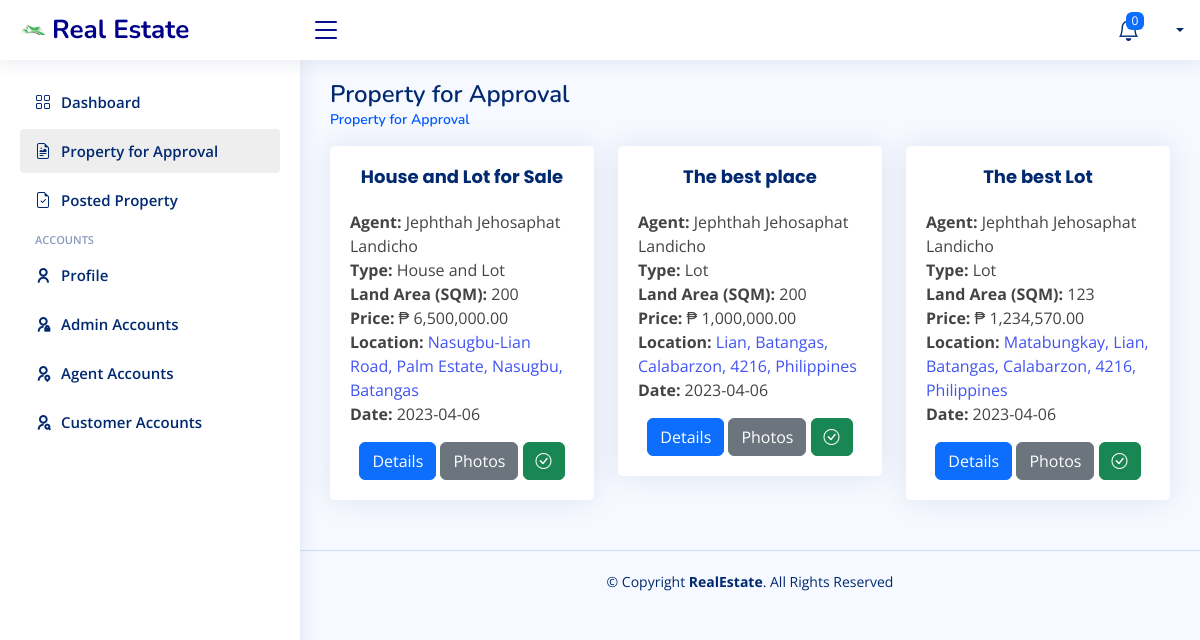
Page /Admin/approval.php (signed in) on the earlier database version.
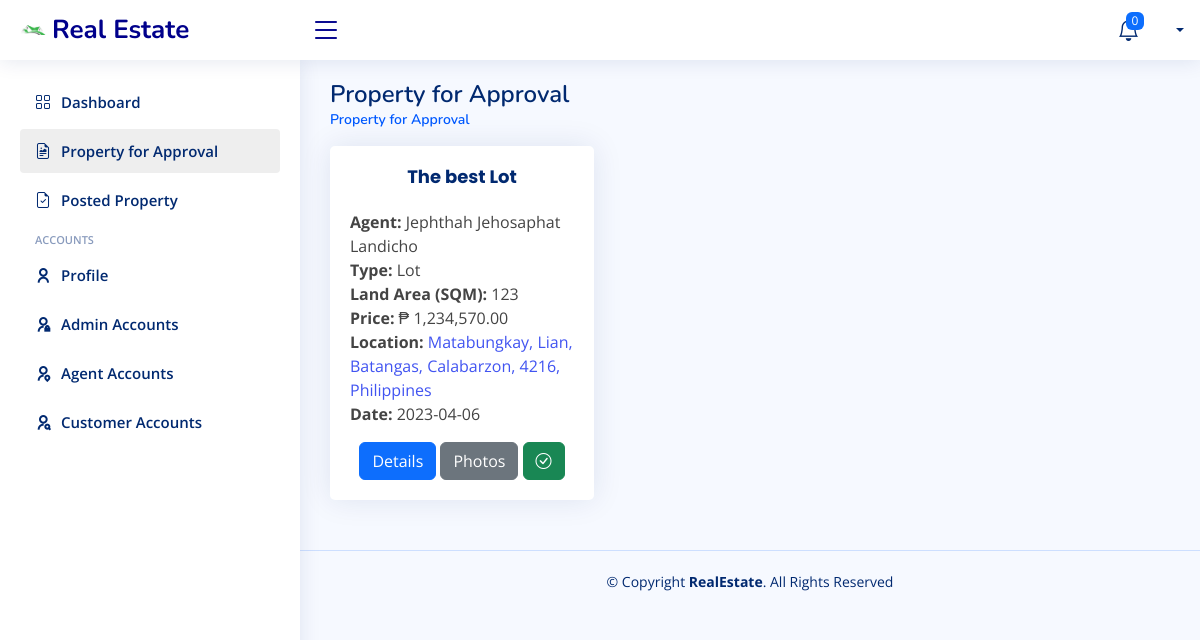
Same page on the later database version.
### tables this page shows
CREATE TABLE `seller_property` (
  `id` varchar(150) NOT NULL,
  `title` varchar(150) NOT NULL,
  `more_info` text NOT NULL,
  `price` float NOT NULL,
  `sqm` float NOT NULL,
  `type` varchar(50) NOT NULL,
  `approved` varchar(5) NOT NULL,
  `status` varchar(10) NOT NULL,
  `seller_id` int(11) NOT NULL,
  `latitude` varchar(150) NOT NULL,
  `longitude` varchar(150) NOT NULL,
  `location` varchar(150) NOT NULL,
  `bedroom` int(11) NOT NULL,
  `garages` int(11) NOT NULL,
  `cr` int(11) NOT NULL,
  `image` text NOT NULL,
  `date` date NOT NULL,
  `floor_sqm` float NOT NULL
);

CREATE TABLE `seller_login` (
  `id` int(11) NOT NULL,
  `name` varchar(100) NOT NULL,
  `username` varchar(100) NOT NULL,
  `email` varchar(100) NOT NULL,
  `password` varchar(100) NOT NULL,
  `address` varchar(100) NOT NULL,
  `contact_num` varchar(20) NOT NULL,
  `image` text NOT NULL,
  `verified` int(11) NOT NULL,
  `code` int(11) NOT NULL
);

### Admin/approval.php (the view, shortened to what this page needs)
<?php include 'header.php';
global $con;
$sql = "SELECT seller_property.id, `title`, sl.name AS Name, `more_info`, `price`, `sqm`, `type`, `latitude`, `longitude`, `location`, `bedroom`, `garages`, `cr`, seller_property.image,`date`,`floor_sqm`,seller_property.seller_id FROM `seller_property`
INNER JOIN `seller_login` AS sl ON seller_property.seller_id = sl.id
WHERE approved='No' ORDER BY date DESC";
$result = $con->query($sql);
?>
<link rel="stylesheet" href="https://unpkg.com/leaflet@1.9.3/dist/leaflet.css"
 />
<main id="main" class="main">
    <div class="pagetitle">
        <h1>Property for Approval</h1>
        <nav>
            <ol class="breadcrumb">
                <li class="breadcrumb-item active">Property for Approval</li>
            </ol>
        </nav>
    </div>
    <section class="section admin-confirmation">
        <div class="row">
            <?php if ($result->num_rows > 0) {
    while($row = $result->fetch_assoc()) { ?>
            <div class="col-md-4 px-10">
                <div class=" card" style="">
                    <div class="card-body">
                        <h5 class="card-title" style="text-align:center"> <strong> <?php echo $row["title"]; ?>
                            </strong> </h5>
                        <p class="card-text">
                            <strong> Agent: </strong> <?php echo $row["Name"]; ?> <br>
                            <strong> Type: </strong> <?php echo $row["type"]; ?> <br>
                            <strong> Land Area (SQM): </strong> <?php echo $row["sqm"]; ?> <br>
                            <?php
                            $price = $row["price"];
                            $_price = number_format($price,2);
                            ?>
                            <strong> Price: </strong> ₱ <?php echo $_price ?><br>
                            <strong> Location: </strong> <a style="cursor: pointer;" data-id2="<?php echo $row["id"]?>"
                                class="show-loc">
                                <?php echo $row["location"]; ?></a><br>
                            <strong> Date: </strong> <?php echo $row["date"]; ?><br>
                        </p>
                        <div style="text-align: center">
                            <button data-id="<?php echo $row["id"]?>" type_prop="<?php echo $row["type"]?>"
                                title="View Property Details" id="btn_details" type="button"
                                class="btn btn-primary btn_details" data-bs-backdrop="static" data-bs-keyboard="false">
                                Details</button>
                            <button data-id1="<?php echo $row["id"]?>" title="View Property Photos" id="btn_photos"
                                type="button" class="btn btn-secondary btn_photos" data-bs-backdrop="static"
                                data-bs-keyboard="false">
                                Photos</button>
                            <button data-id2="<?php echo $row["seller_id"]?>" data-id3="<?php echo $row["id"]?>"
                                title="Approved Property" id="btn_approved" type="button"
                                class="btn btn-success btn_approved">
                                <i class="bi bi-check-circle"></i>
                            </button>
                        </div>
                    </div>
                </div>
            </div>
            <?php
            }} else {echo "<h3 class='text-center text-secondary'> NO PROPERTIES TO BE APPROVED </h3>";} ?>
        </div>
    </section>
</main>
<?php include 'footer.php'; ?>

Differences in the rows shown:
no longer on this page (row edited): seller_property: title "House and Lot for Sale", seller.name "Jephthah Jehosaphat Landicho", type "House and Lot", sqm "200", price "6,500,000.00", location "Nasugbu-Lian Road, Palm Estate, Nasugbu, Batangas", date "2023-04-06"
no longer on this page (row edited): seller_property: title "The best place", seller.name "Jephthah Jehosaphat Landicho", type "Lot", sqm "200", price "1,000,000.00", location "Lian, Batangas, Calabarzon, 4216, Philippines", date "2023-04-06"
